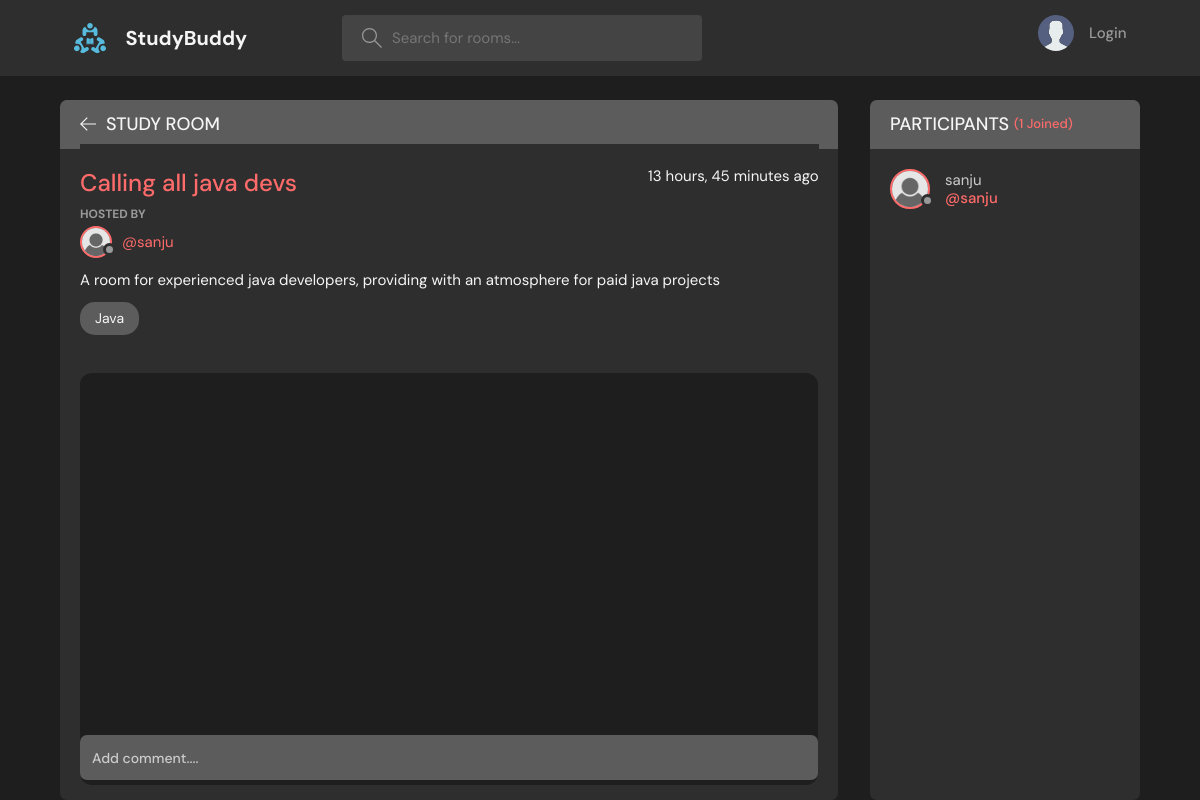
Screenshot of /room/7/ with the database file from the repository.
### base/models.py (models this page shows, shortened)
class Room(models.Model):
    host = models.ForeignKey(User,on_delete = models.SET_NULL, null = True)
    topic = models.ForeignKey(Topic,on_delete = models.SET_NULL , null = True)
    name = models.CharField(max_length=200)
    description = models.TextField(null = True, blank = True)
    participants = models.ManyToManyField(User, related_name = 'participants',blank =True)
    updated = models.DateTimeField(auto_now = True)
    created = models.DateTimeField(auto_now_add = True)
    class Meta:
        ordering = ['-updated','-created']

class Topic(models.Model):
    name = models.CharField(max_length=50)
    def __str__(self):
        return self.name

### base/views.py (the view, shortened to what this page needs)
# urls.py: path('room/<str:pk>/', views.room,name="room"),
def room(request,pk):
    room  = Room.objects.get(id=pk)
    room_messages = room.message_set.all().order_by('-created')
    participants = room.participants.all()
    context = {'room' : room,'participants' : participants, 'room_messages': room_messages}
    return render(request,'base/room.html',context)

### base/templates/base/room.html (shortened to what this page needs)
{%extends 'main.html'%}
{%load static%}
{%block content%}
<main class="profile-page layout layout--2">
  <div class="container">
    <div class="room">
      <div class="room__top">
        <div class="room__topLeft">
          <a href="{%url 'home'%}">
            <svg version="1.1" xmlns="http://www.w3.org/2000/svg" width="32" height="32" viewBox="0 0 32 32">
              <title>arrow-left</title>
              <path
                d="M13.723 2.286l-13.723 13.714 13.719 13.714 1.616-1.611-10.96-10.96h27.625v-2.286h-27.625l10.965-10.965-1.616-1.607z">
              </path>
            </svg>
          </a>
          <h3>Study Room</h3>
        </div>
      </div>
      <div class="room__box scroll">
        <div class="room__header scroll">
          <div class="room__info">
            <h3>{{room.name}}</h3>
            <span>{{room.created | timesince}} ago</span>
          </div>
          <div class="room__hosted">
            <p>Hosted By</p>
            <a href="{%url 'user-profile' room.host.id %}" class="room__author">
              <div class="avatar avatar--small">
                <img src="{%static 'image/profile.png'%}" />
              </div>
              <span>@{{room.host.username}}</span>
            </a>
          </div>
          <div class="room__details">
            {{room.description}}
          </div>
          <span class="room__topics">{{room.topic}}</span>
        </div>
        <div class="room__conversation">
          <div class="threads scroll">
          </div>
        </div>
      </div>
      <div class="room__message">
        <form action="" method="POST">
          <input name="body" placeholder="Add comment...." />
        </form>
      </div>
    </div>
    <div class="participants">
      <h3 class="participants__top">Participants <span>({{participants.count}} Joined)</span></h3>
      <div class="participants__list scroll">
        {%for user in participants%}
        <a href="{%url 'user-profile' user.id%}" class="participant">
          <div class="avatar avatar--medium">
            <img src="{%static 'images/profile.png'%}" />
          </div>
          <p>{{user.username}}
            <span>@{{user.username}}</span>
          </p>
        </a>
        {%endfor%}
      </div>
    </div>
  </div>
</main>
{%endblock content%}

### rows the page displays
Room: name "Calling all java devs", created "13 hours, 45 minutes", host.username "sanju", description "A room for experienced java developers, providing with an atmosphere for paid java projects", topic "Java"

### other values shown
{{ participants.count }} "1"
{{ user.username }} "sanju"
